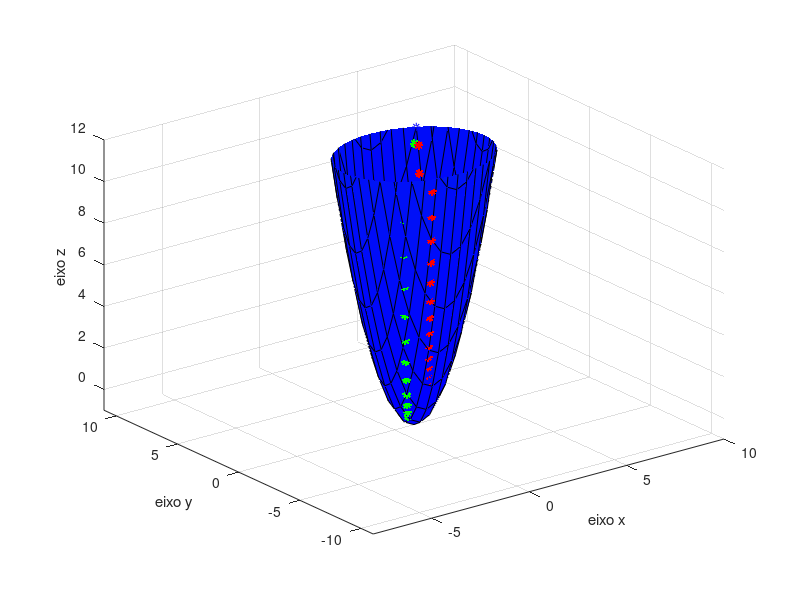

This figure's MATLAB source:
clear
close all

[x,y]= meshgrid(-8:0.5:10, -11:0.5:11);

figure

%u = e.^(2*x.^2 - y.^2);
u = x.^2+y.^2-2*x
surf(x,y,u) % Plota primeira figura (curva)
hold on % hold all muda a cor sozinho
axis([-8 10 -11 11 -1 12]) % axis([xmin xmax ymin ymax zmin zmax])
hold on

t = meshgrid(-2:0.05:2)


x = 3+2/sqrt(13)*t*3
y = 3+3/sqrt(13)*t*4

z = 2*x.^2+y.^2-2*x

plot3(x,y,z, '*r')


hold on 

x = 3+3*t
y = 3+4*t
z = 2*x.^2+y.^2-2*x

plot3(x,y,z, '*g')

hold on

plot3(3,3,12, '*b')


xlabel('eixo x')
ylabel('eixo y')
zlabel('eixo z')

colormap('winter')